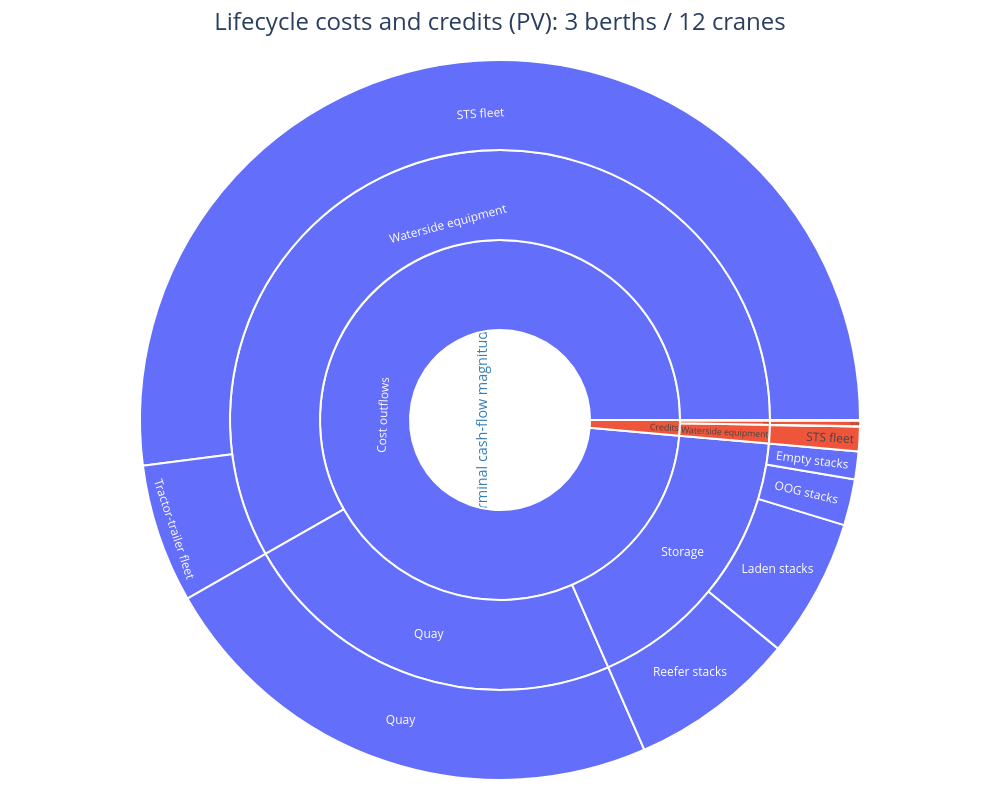

The notebook cell this image was saved under:
### Markdown cell above
### Lifecycle cost breakdown

This sunburst preserves **asset group, asset, replacement generation, cash-flow component and calendar year**, using the same detailed engine ledger as the cash-flow plot. Click sectors to drill down. Values are discounted to the NPV base year. Only leaf generations are summed, avoiding double counting aggregation parents.

The root shows the **magnitude of all terminal cash flows**, not net cost: cost outflows and credits have separate branches because sunburst areas cannot be negative. Residual value is retained in the credit branch with the same asset/generation/component/year detail; hover reports signed PV. The reconciliation table subtracts credits from gross costs. Handling revenue and external vessel-time costs remain outside this terminal-asset breakdown.

### Code cell
posted_detail = cashflow_detail[cashflow_detail['cash flow USD'].ne(0)].copy()
posted_detail['direction'] = np.where(posted_detail['PV USD'] < 0, 'Cost outflows', 'Credits')
gross_lifecycle_cost = float(-posted_detail.loc[posted_detail['PV USD'] < 0, 'PV USD'].sum())
terminal_credit_pv = float(posted_detail.loc[posted_detail['PV USD'] > 0, 'PV USD'].sum())
residual_credit_pv = float(posted_detail.loc[posted_detail['component'] == 'capex_divestment', 'PV USD'].sum())
np.testing.assert_allclose(gross_lifecycle_cost - terminal_credit_pv,
                           designs.loc[selected, 'PV terminal cost USD'])
lifecycle_reconciliation = pd.Series({
    'Gross discounted terminal costs': gross_lifecycle_cost,
    'Less: discounted terminal credits (including residual)': terminal_credit_pv,
    'Net discounted terminal cost': gross_lifecycle_cost - terminal_credit_pv}, name='USD')
display(lifecycle_reconciliation.to_frame().round(2))
lifecycle_ids, lifecycle_labels, lifecycle_parents = ['terminal'], ['Terminal cash-flow magnitudes'], ['']
lifecycle_values = [gross_lifecycle_cost + terminal_credit_pv]
lifecycle_signed = [terminal_credit_pv - gross_lifecycle_cost]
hierarchy_columns = ['direction', 'group', 'asset', 'generation', 'component', 'year']
node_ids = {(): 'terminal'}
for depth in range(1, len(hierarchy_columns) + 1):
    for keys, detail in posted_detail.groupby(hierarchy_columns[:depth], sort=False):
        keys = keys if isinstance(keys, tuple) else (keys,)
        node_id = f'node/{len(lifecycle_ids)}'
        node_ids[keys] = node_id
        lifecycle_ids.append(node_id)
        lifecycle_labels.append(str(keys[-1]))
        lifecycle_parents.append(node_ids[keys[:-1]])
        lifecycle_values.append(float(detail['PV USD'].abs().sum()))
        lifecycle_signed.append(float(detail['PV USD'].sum()))
lifecycle_sunburst = opentesim.plot.create_sunburst_plot(
    lifecycle_labels, lifecycle_parents, lifecycle_values,
    title=f'Lifecycle costs and credits (PV): {selected[0]} berths / {selected[1]} cranes',
    hovertemplate='%{label}<br>Magnitude PV USD %{value:,.0f}<br>Signed PV USD %{customdata:,.0f}<extra></extra>')
lifecycle_sunburst.update_traces(ids=lifecycle_ids, customdata=lifecycle_signed, maxdepth=4)
lifecycle_sunburst.show()

### Figure 1 — Plotly figure (JSON) as saved in the notebook; plotly's stock layout.template omitted (floating-point values rounded to 4 significant figures; data arrays with more than 128 entries replaced by an {"elided": "..."} marker saying what was removed)
{"data": [{"branchvalues": "total", "customdata": {"elided": "765 float values"}, "hovertemplate": "%{label}<br>Magnitude PV USD %{value:,.0f}<br>Signed PV USD %{customdata:,.0f}<extra></extra>", "ids": {"elided": "765 str values"}, "labels": {"elided": "765 str values"}, "marker": {"line": {"width": 2}}, "maxdepth": 4, "outsidetextfont": {"color": "#377eb8", "size": 20}, "parents": {"elided": "765 str values"}, "type": "sunburst", "values": {"elided": "765 float values"}}], "layout": {"height": 800, "margin": {"b": 20, "l": 20, "r": 20, "t": 60}, "title": {"font": {"size": 24}, "text": "Lifecycle costs and credits (PV): 3 berths / 12 cranes", "x": 0.5}, "width": 1000}}
